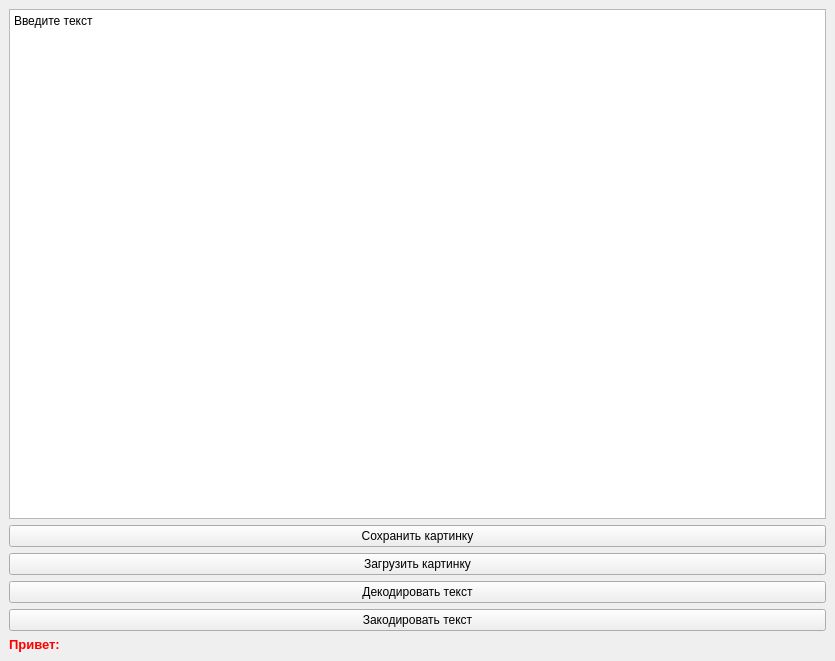
<?xml version="1.0" encoding="UTF-8"?>
<ui version="4.0">
 <class>MainWindow</class>
 <widget class="QMainWindow" name="MainWindow">
  <property name="geometry">
   <rect>
    <x>0</x>
    <y>0</y>
    <width>835</width>
    <height>661</height>
   </rect>
  </property>
  <property name="windowTitle">
   <string>MainWindow</string>
  </property>
  <property name="styleSheet">
   <string notr="true">QPushButton:hover{color: blue; font: bold 10pt;}</string>
  </property>
  <widget class="QWidget" name="centralwidget">
   <layout class="QVBoxLayout" name="verticalLayout">
    <item>
     <widget class="QPlainTextEdit" name="plainTextEdit">
      <property name="styleSheet">
       <string notr="true"/>
      </property>
      <property name="plainText">
       <string>Введите текст</string>
      </property>
      <property name="placeholderText">
       <string>Введите текст</string>
      </property>
     </widget>
    </item>
    <item>
     <widget class="QPushButton" name="pushButton_2">
      <property name="styleSheet">
       <string notr="true">QPushButton:hover{color: blue; font: bold 10pt;}</string>
      </property>
      <property name="text">
       <string>Сохранить картинку</string>
      </property>
     </widget>
    </item>
    <item>
     <widget class="QPushButton" name="pushButton">
      <property name="text">
       <string>Загрузить картинку</string>
      </property>
     </widget>
    </item>
    <item>
     <widget class="QPushButton" name="pushButton_4">
      <property name="text">
       <string>Декодировать текст</string>
      </property>
     </widget>
    </item>
    <item>
     <widget class="QPushButton" name="pushButton_3">
      <property name="text">
       <string>Закодировать текст</string>
      </property>
     </widget>
    </item>
    <item>
     <widget class="QLabel" name="label">
      <property name="styleSheet">
       <string notr="true">&lt;span style=&quot;font-size:10pt; color:#ff0000;&quot;&gt;&lt;b&gt;Привет:&lt;/b&gt;&lt;/span&gt;</string>
      </property>
      <property name="text">
       <string>&lt;span style=&quot;font-size:10pt; color:#ff0000;&quot;&gt;&lt;b&gt;Привет:&lt;/b&gt;&lt;/span&gt;</string>
      </property>
     </widget>
    </item>
   </layout>
  </widget>
 </widget>
 <resources/>
 <connections/>
</ui>
